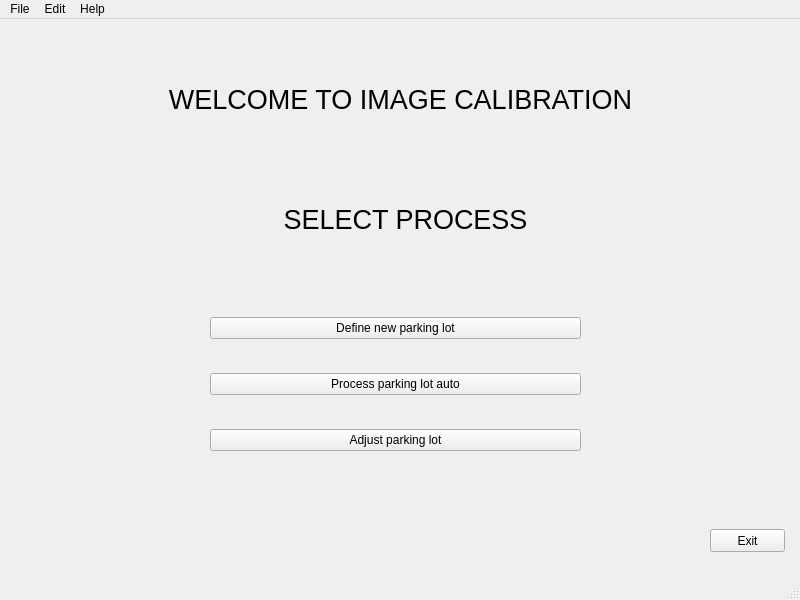
<?xml version="1.0" encoding="UTF-8"?>
<ui version="4.0">
 <class>MainWindow</class>
 <widget class="QMainWindow" name="MainWindow">
  <property name="geometry">
   <rect>
    <x>0</x>
    <y>0</y>
    <width>800</width>
    <height>600</height>
   </rect>
  </property>
  <property name="windowTitle">
   <string>MainWindow</string>
  </property>
  <widget class="QWidget" name="centralwidget">
   <widget class="QWidget" name="verticalLayoutWidget">
    <property name="geometry">
     <rect>
      <x>210</x>
      <y>270</y>
      <width>371</width>
      <height>191</height>
     </rect>
    </property>
    <layout class="QVBoxLayout" name="verticalLayout">
     <item>
      <widget class="QPushButton" name="define_new_button">
       <property name="text">
        <string>Define new parking lot</string>
       </property>
      </widget>
     </item>
     <item>
      <widget class="QPushButton" name="process_auto_button">
       <property name="text">
        <string>Process parking lot auto</string>
       </property>
      </widget>
     </item>
     <item>
      <widget class="QPushButton" name="adjust_button">
       <property name="text">
        <string>Adjust parking lot</string>
       </property>
      </widget>
     </item>
    </layout>
   </widget>
   <widget class="QLabel" name="label">
    <property name="geometry">
     <rect>
      <x>50</x>
      <y>50</y>
      <width>701</width>
      <height>61</height>
     </rect>
    </property>
    <property name="font">
     <font>
      <pointsize>20</pointsize>
     </font>
    </property>
    <property name="text">
     <string>WELCOME TO IMAGE CALIBRATION</string>
    </property>
    <property name="alignment">
     <set>Qt::AlignCenter</set>
    </property>
   </widget>
   <widget class="QLabel" name="label_2">
    <property name="geometry">
     <rect>
      <x>140</x>
      <y>170</y>
      <width>531</width>
      <height>61</height>
     </rect>
    </property>
    <property name="font">
     <font>
      <pointsize>20</pointsize>
     </font>
    </property>
    <property name="text">
     <string>SELECT PROCESS</string>
    </property>
    <property name="alignment">
     <set>Qt::AlignCenter</set>
    </property>
   </widget>
   <widget class="QPushButton" name="exit_button">
    <property name="geometry">
     <rect>
      <x>710</x>
      <y>510</y>
      <width>75</width>
      <height>23</height>
     </rect>
    </property>
    <property name="text">
     <string>Exit</string>
    </property>
   </widget>
  </widget>
  <widget class="QMenuBar" name="menubar">
   <property name="geometry">
    <rect>
     <x>0</x>
     <y>0</y>
     <width>800</width>
     <height>21</height>
    </rect>
   </property>
   <widget class="QMenu" name="menuFile">
    <property name="title">
     <string>File</string>
    </property>
    <addaction name="actionOption_1"/>
    <addaction name="actionOption_2"/>
    <addaction name="separator"/>
    <addaction name="actionExit"/>
   </widget>
   <widget class="QMenu" name="menuEdit">
    <property name="title">
     <string>Edit</string>
    </property>
    <addaction name="actionUsermode"/>
    <addaction name="actionDeveloper_mode"/>
   </widget>
   <widget class="QMenu" name="menuHelp">
    <property name="title">
     <string>Help</string>
    </property>
    <addaction name="actionOption_3"/>
    <addaction name="actionOption_4"/>
   </widget>
   <addaction name="menuFile"/>
   <addaction name="menuEdit"/>
   <addaction name="menuHelp"/>
  </widget>
  <widget class="QStatusBar" name="statusbar"/>
  <action name="actionOption_1">
   <property name="text">
    <string>Option 1</string>
   </property>
  </action>
  <action name="actionOption_2">
   <property name="text">
    <string>Option 2</string>
   </property>
  </action>
  <action name="actionExit">
   <property name="text">
    <string>Exit</string>
   </property>
  </action>
  <action name="actionUsermode">
   <property name="text">
    <string>User mode</string>
   </property>
  </action>
  <action name="actionDeveloper_mode">
   <property name="text">
    <string>Developer mode</string>
   </property>
  </action>
  <action name="actionOption_3">
   <property name="text">
    <string>Option 1</string>
   </property>
  </action>
  <action name="actionOption_4">
   <property name="text">
    <string>Option 2</string>
   </property>
  </action>
 </widget>
 <resources/>
 <connections/>
</ui>
